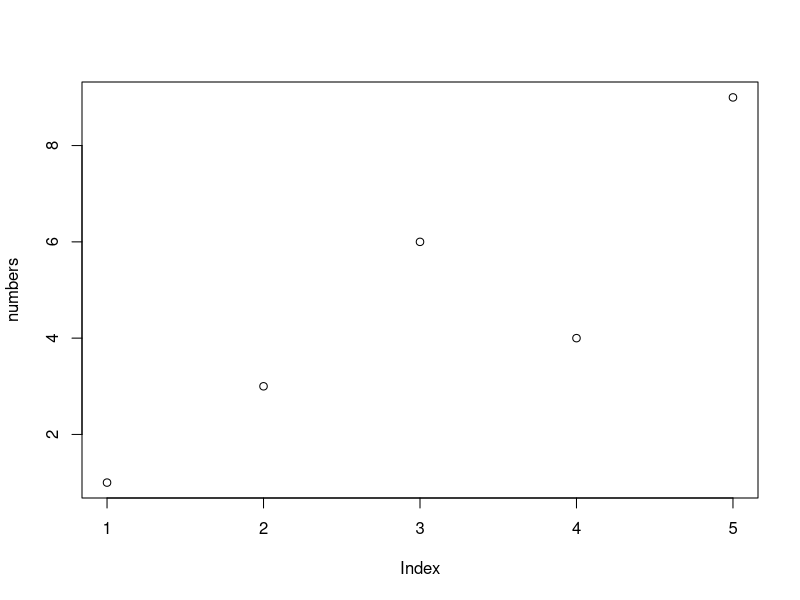

Recreate this plot in R.
#Git Study Group! we can update this code as required. 

#Example with Phil and Gordana

numbers <- c(1, 3, 6, 4, 9)

plot(numbers)
